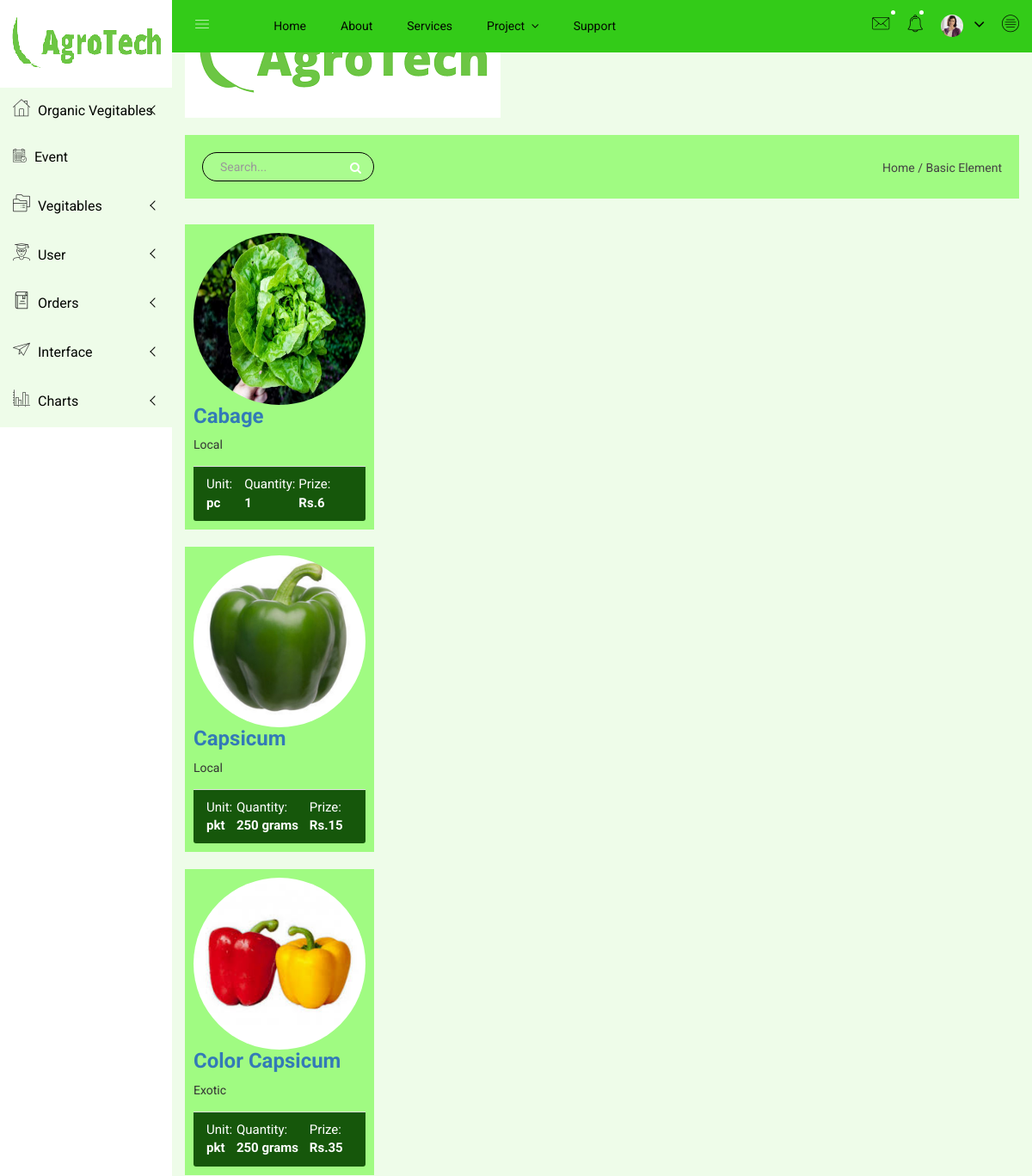
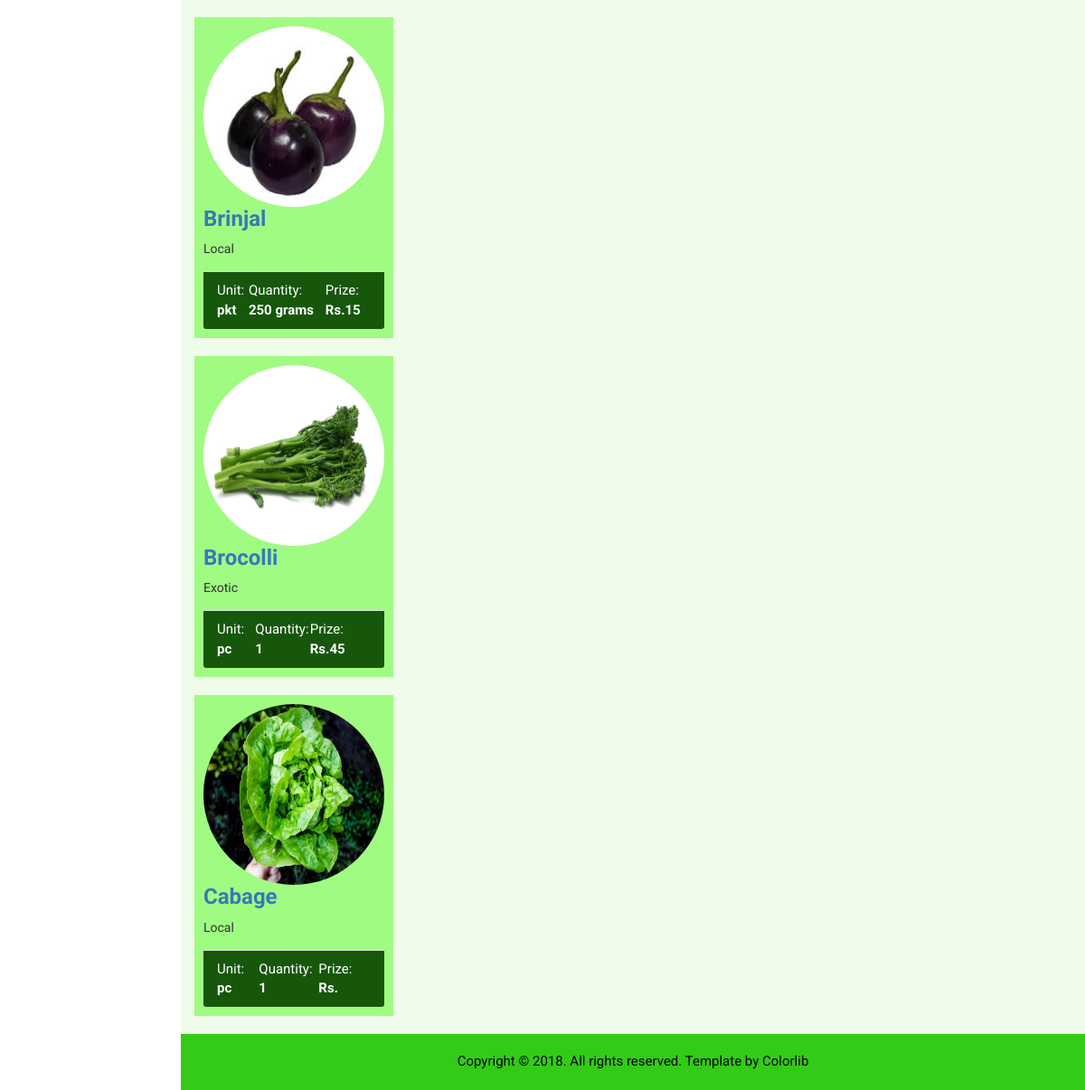
Page /Vegetables/vegies_available_supllier on the committed database (2 pictures, top to bottom).
### tables this page shows
CREATE TABLE IF NOT EXISTS `vegies_available_from_supplier_mst` (
  `vs_id` int(11) NOT NULL AUTO_INCREMENT,
  `vs_veg_id` int(11) NOT NULL,
  `vs_veg_type` varchar(255) NOT NULL,
  `vs_veg_photo` varchar(255) NOT NULL,
  PRIMARY KEY (`vs_id`)
);

CREATE TABLE IF NOT EXISTS `vegitables_mst` (
  `veg_id` int(11) NOT NULL AUTO_INCREMENT,
  `veg_name` varchar(255) NOT NULL,
  `veg_type_id` int(11) NOT NULL,
  `veg_unit_id` int(11) NOT NULL,
  `veg_photo` varchar(255) NOT NULL,
  `veg_rate` varchar(255) NOT NULL,
  PRIMARY KEY (`veg_id`)
);

CREATE TABLE IF NOT EXISTS `vegies_type_mst` (
  `type_id` int(11) NOT NULL AUTO_INCREMENT,
  `veg_type` varchar(255) NOT NULL,
  PRIMARY KEY (`type_id`)
);

CREATE TABLE IF NOT EXISTS `vegies_unit_mst` (
  `vunit_id` int(11) NOT NULL AUTO_INCREMENT,
  `vunit_unit` varchar(255) NOT NULL,
  `vunit_qty` varchar(255) NOT NULL,
  PRIMARY KEY (`vunit_id`)
);

CREATE TABLE IF NOT EXISTS `supplier_rate_mst` (
  `sup_id` int(11) NOT NULL AUTO_INCREMENT,
  `sup_veg_id` int(11) NOT NULL,
  `veg_unit` int(11) NOT NULL,
  `sup_rate_per_unit` varchar(255) NOT NULL,
  PRIMARY KEY (`sup_id`)
);

### application/views/includes/main_layout.php (called while the page is built, shortened)
<?php
$this->load->view('includes/header');
$this->load->view('includes/left_menu');
$this->load->view('includes/mobile_menu_area');
$this->load->view($inner_view);
?>

### application/controllers/Vegetables.php (called while the page is built, shortened)
<?php
class Vegetables extends CI_Controller {
	function __construct(){
		$this->load->Model('Veg_Model');
		$config['upload_path']          = './uploads/vegetables/';
        $config['allowed_types']        = 'gif|jpg|png|jpeg';
        $config['max_size']             = 500;
        $config['max_width']            = 1024;
        $config['max_height']           = 768;
        $this->load->library('upload', $config);
	}
	function vegies_available_supllier()
	{
		$result=$this->Veg_Model->get_vegies_from_sup_list();
		$data['rs']=$result;
		$data['inner_view']='suplier_vegies_list';
		$this->load->view('includes/main_layout',$data);
	}
}
?>

### index.php (called while the page is built, shortened)
<?php
require_once BASEPATH.'core/CodeIgniter.php';

### application/models/Veg_Model.php (called while the page is built, shortened)
<?php
class Veg_Model extends CI_Model {
	function get_vegies_from_sup_list()
	{
		$query='select vs.vs_veg_id,vs.vs_veg_photo,v.veg_name,vt.veg_type,vu.vunit_unit,vu.vunit_qty,sup.sup_rate_per_unit  from  vegies_available_from_supplier_mst as vs
join vegitables_mst as v on v.veg_id=vs.vs_veg_id
join vegies_type_mst as vt on vt.type_id=vs.vs_veg_type
join vegies_unit_mst as vu on vu.vunit_id=v.veg_unit_id
join supplier_rate_mst as sup on sup.sup_veg_id=v.veg_id';
		$result=$this->db->query($query);
	     return $result->result_array();
	}
}
?>

### application/views/suplier_vegies_list.php (the view, shortened to what this page needs)
<?php
 for($i=0;$i<count($rs);$i++)
 {
 	?>
        <div class="contacts-area mg-b-15">
            <div class="container-fluid">
                <div class="row">
                    <div class="col-lg-3 col-md-6 col-sm-6 col-xs-12">
                        <div class="hpanel hblue contact-panel contact-panel-cs responsive-mg-b-30">
                                <img alt="logo" class="img-circle m-b" src="<?php echo base_url().'uploads/sup_vegies/'.$rs[$i]['vs_veg_photo'];?>" width="150" height="150">
                                <h3><a href=""><?php echo $rs[$i]['veg_name']?></a></h3>
                                <p class="all-pro-ad"><?php echo $rs[$i]['veg_type']?></p>
                              <div class="panel-footer contact-footer">
                                <div class="professor-stds-int">
                                    <div class="professor-stds">
                                        <div class="contact-stat"><span>Unit: </span> <strong><?php echo $rs[$i]['vunit_unit']?></strong></div>
                                    </div>
                                    <div class="professor-stds">
                                        <div class="contact-stat"><span>Quantity: </span> <strong><?php echo $rs[$i]['vunit_qty']?></strong></div>
                                    </div>
                                    <div class="professor-stds">
                                        <div class="contact-stat"><span>Prize: </span> <strong>Rs.<?php echo $rs[$i]['sup_rate_per_unit']?></strong></div>
                                    </div>
                                </div>
                            </div>
                            </div>
                             </div>
                        </div>
                    </div>
            </div>
       <?php } ?>

### assets/css/main.css (style rules this page uses)
html { color: #222; font-size: 1em; line-height: 1.4; }
audio, canvas, iframe, img, svg, video { vertical-align: middle; }

### rows in the picture
vegies_available_from_supplier_mst: vs_veg_photo (picture), vegitables_mst.veg_name "Cabage", vegies_type_mst.veg_type "Local", vegies_unit_mst.vunit_unit "pc", vegies_unit_mst.vunit_qty "1", supplier_rate_mst.sup_rate_per_unit "6"
vegies_available_from_supplier_mst: vs_veg_photo (picture), vegitables_mst.veg_name "Capsicum", vegies_type_mst.veg_type "Local", vegies_unit_mst.vunit_unit "pkt", vegies_unit_mst.vunit_qty "250 grams", supplier_rate_mst.sup_rate_per_unit "15"
vegies_available_from_supplier_mst: vs_veg_photo (picture), vegitables_mst.veg_name "Color Capsicum", vegies_type_mst.veg_type "Exotic", vegies_unit_mst.vunit_unit "pkt", vegies_unit_mst.vunit_qty "250 grams", supplier_rate_mst.sup_rate_per_unit "35"
vegies_available_from_supplier_mst: vs_veg_photo (picture), vegitables_mst.veg_name "Brinjal", vegies_type_mst.veg_type "Local", vegies_unit_mst.vunit_unit "pkt", vegies_unit_mst.vunit_qty "250 grams", supplier_rate_mst.sup_rate_per_unit "15"
vegies_available_from_supplier_mst: vs_veg_photo (picture), vegitables_mst.veg_name "Brocolli", vegies_type_mst.veg_type "Exotic", vegies_unit_mst.vunit_unit "pc", vegies_unit_mst.vunit_qty "1", supplier_rate_mst.sup_rate_per_unit "45"
